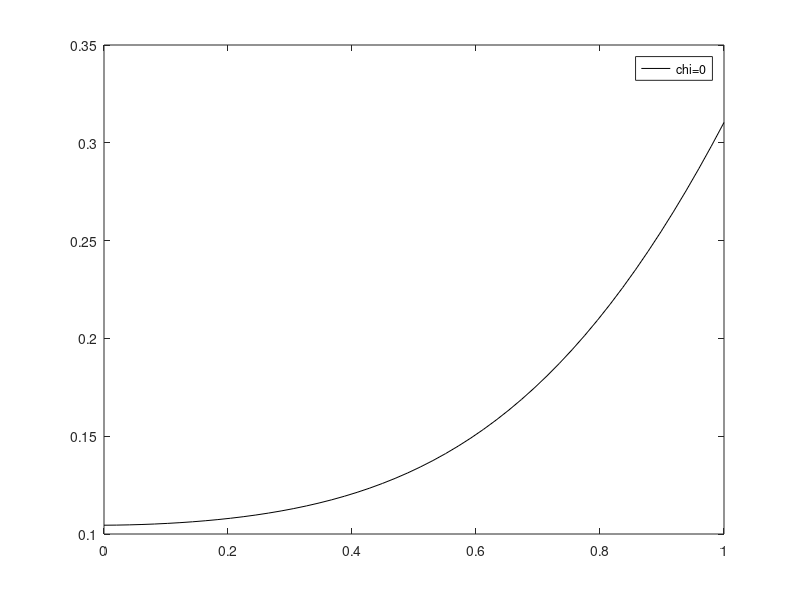

MATLAB code for this plot:
clc
close all
clear all

N=50 ;
L=1 ; 
h=L/N; % meter 
chi=0.0;   
delta_t=7.08e-5; 
A=1; % 1 for cylinder,2 for sphere
Diff=7.08e-15; % m2/s
R_cons=8.314;  
Temp=300;     % Kelvin

M=1;% Diff/(R_cons*Temp);%input('Enter Constant M');
j1_1=0.0;
j1_n=-0.6168;
cn=zeros(N,1);
ck=zeros(N,1);
cn(1:N)=0.1;
ck(1:N)=0.1;
numloadSteps=1000;
r=h:h:1;
R=zeros(N,1);
for j=1:numloadSteps

  %  numstep=numstep+j
  
    error=1000;
    tol=0.001;
        
while abs(error)>tol
cn_l=cn(2);
cn_r=cn(N-1)+(2*h)*j1_n/(2*chi*cn(N)*(1-cn(N))-1);
ck_l=ck(2);
ck_r=ck(N-1)+(2*h)*j1_n/(2*chi*ck(N)*(1-ck(N))-1);

R(1)=(ck(1)-cn(1))/delta_t+ ... 
    1/2*(-A/r(1)*(1-2*chi*ck(1)*(1-ck(1)))*(ck(2)-ck_l)/2/h...
    +2*chi*(1-2*ck(1))*((ck(2)-ck_l)/(2*h))^2 ...
    -(1-2*chi*ck(1)*(1-ck(1)))*((ck(2)-2*ck(1)+ck_l)/(h*h)) ...
    -A/r(1)*(1-2*chi*cn(1)*(1-cn(1)))*(cn(2)-cn_l)/2/h...
    +2*chi*(1-2*cn(1))*((cn(2)-cn_l)/(2*h))^2 ...
    -(1-2*chi*cn(1)*(1-cn(1)))*((cn(2)-2*cn(1)+cn_l)/(h*h)));

R(N)=(ck(N)-cn(N))/delta_t+ ... 
    1/2*(-A/r(N)*(1-2*chi*ck(N)*(1-ck(N)))*(ck_r-ck(N-1))/2/h...
    +2*chi*(1-2*ck(N))*((ck_r-ck(N-1))/(2*h))^2 ...
    -(1-2*chi*ck(N)*(1-ck(N)))*((ck_r-2*ck(N)+ck(N-1))/(h*h)) ...
    -A/r(N)*(1-2*chi*cn(N)*(1-cn(N)))*(cn_r-cn(N-1))/2/h...
    +2*chi*(1-2*cn(N))*((cn_r-cn(N-1))/(2*h))^2 ...
    -(1-2*chi*cn(N)*(1-cn(N)))*((cn_r-2*cn(N)+cn(N-1))/(h*h)));

for i=2:N-1
R(i)=(ck(i)-cn(i))/delta_t+ ... 
    1/2*(-A/r(i)*(1-2*chi*ck(i)*(1-ck(i)))*(ck(i+1)-ck(i-1))/2/h...
    +2*chi*(1-2*ck(i))*((ck(i+1)-ck(i-1))/(2*h))^2 ...
    -(1-2*chi*ck(i)*(1-ck(i)))*((ck(i+1)-2*ck(i)+ck(i-1))/(h*h)) ...
    -A/r(i)*(1-2*chi*cn(i)*(1-cn(i)))*(cn(i+1)-cn(i-1))/2/h...
    +2*chi*(1-2*cn(i))*((cn(i+1)-cn(i-1))/(2*h))^2 ...
    -(1-2*chi*cn(i)*(1-cn(i)))*((cn(i+1)-2*cn(i)+cn(i-1))/(h*h)));
end


for i=1:N
    if(i==1)
        center(i)=1/delta_t+1/2*(-A/r(1)*(ck(2)-ck_l)/2/h*(2*chi*(1-ck(1))) ...
        +2*chi*(-2)*(ck(2)-ck_l)/2/h+(2*chi*(1-2*ck(1)))/h/h*(ck(2)-2*ck(1)+ck_l) ...
        +(2/h/h)*(1-2*chi*ck(1)*(1-ck(1))));
    else
        if(i==N)
            center(i)=1/delta_t+1/2*(-A/r(N)*(ck_r-ck(N-1))/2/h*(2*chi*(1-ck(N))) ...
             +2*chi*(-2)*(ck_r-ck(N-1))/2/h+(2*chi*(1-2*ck(N)))/h/h*(ck_r-2*ck(N)+ck(N-1)) ...
            +(2/h/h)*(1-2*chi*ck(N)*(1-ck(N))));
        else
            center(i)=1/delta_t+1/2*(-A/r(i)*(ck(i+1)-ck(i-1))/2/h*(2*chi*(1-ck(i))) ...
             +2*chi*(-2)*(ck(i+1)-ck(i-1))/2/h+(2*chi*(1-2*ck(i)))/h/h*(ck(i+1)-2*ck(i)+ck(i-1)) ...
             +(2/h/h)*(1-2*chi*ck(i)*(1-ck(i))));
        end
    end
    
end
for i=1:N-1
    if(i==1)
        up(i)=1/2*(-A/r(1)/(2*h)*(1-2*chi*ck(1)*(1-ck(1)))+2*chi*2*(1-2*ck(1))/(2*h)*(ck(2)-ck_l)/(2*h) ...
       -(1-2*chi*ck(1)*(1-ck(1)))/(h*h));
    else
        up(i)=1/2*(-A/r(i)/(2*h)*(1-2*chi*ck(i)*(1-ck(i)))+2*chi*2*(1-2*ck(i))/(2*h)*(ck(i+1)-ck(i-1))/(2*h) ...
       -(1-2*chi*ck(i)*(1-ck(i)))/(h*h));
    end
end
for i=2:N
    if(i==N)
       down(i)=1/2*(-A/r(i)*(1-2*chi*ck(i)*(1-ck(i)))*(-1/2/h)+2*chi*(1-2*ck(i))/(h)*(-1/2/h) ...
        *(ck_r-ck(i-1))-(1-2*chi*ck(i)*(1-ck(i)))/(h*h));
    else
        down(i)=1/2*(-A/r(i)*(1-2*chi*ck(i)*(1-ck(i)))*(-1/2/h)+2*chi*(1-2*ck(i))/(h)*(-1/2/h) ...
        *(ck(i+1)-ck(i-1))-(1-2*chi*ck(i)*(1-ck(i)))/(h*h));
    end
end
down1(1:N-1)=down(2:N);
K=diag(center)+diag(down1,-1)+diag(up,1);
dck=-inv(K)*R;
ck=ck+dck;
sumdC=0.0;
sumC=0.0;

for i=1:N
sumdC=sumdC+dck(i)*dck(i);
sumC=sumC+ck(i)*ck(i);
end
error=sqrt(sumdC/sumC);
fprintf('error=%f\n',error);

end

fprintf('Numloadsteps=%d\n',j)

cn=ck;

end

 x1=0:1.0e-6/(N-1):1e-6;
 t=0;
 q=-1e-4;
 delta_t=0.01;
 time=delta_t:delta_t:numloadSteps;
 for i=numloadSteps
      t=time(i);
 X=x1./(2*sqrt(Diff*t));
 X1=2*sqrt(t/pi)*exp(-x1.^2/(4*Diff*t));
 X2=(x1./sqrt(Diff)).*erfc(X);
 Y = (-q/sqrt(Diff))*(X1-X2);

 %plot(0.01:0.01:1.0,C(i,1:length(cn)),'-b','linewidth',2); hold on;
 %hold on
 end
 
 Y=sort(Y,'ascend');
 figure('Name','stpes=100')
%  plot(x1/1.0e-6,Y/22900,'or','DisplayName','exact'); hold on;
 plot(x1/1.0e-6,cn,'-k','DisplayName','chi=0');
 legend('show')
 
 
 
